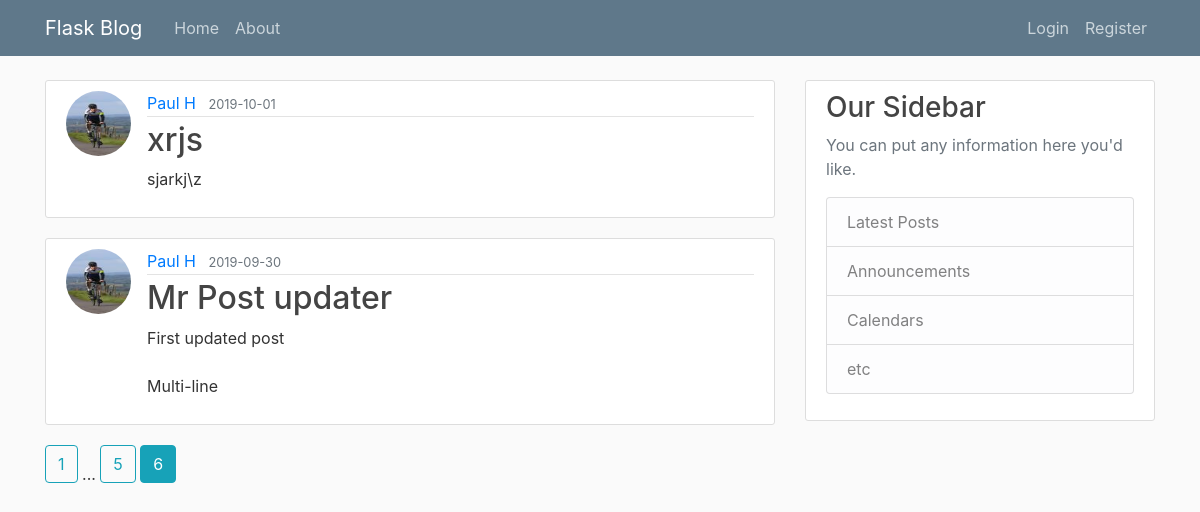
Screenshot of /home?page=6 with the database file from the repository.
### flaskblog/models.py (models this page shows, shortened)
class Post(db.Model):
    id = db.Column(db.Integer, primary_key=True)
    title = db.Column(db.String(100), nullable=False)
    date_posted = db.Column(db.DateTime, nullable=False, default=datetime.utcnow)
    content = db.Column(db.Text, nullable=False)
    user_id = db.Column(db.Integer, db.ForeignKey('user.id'), nullable=False)

class User(db.Model, UserMixin):
    id = db.Column(db.Integer, primary_key=True)
    username = db.Column(db.String(20), unique=True, nullable=False)
    email = db.Column(db.String(120), unique=True, nullable=False)
    image_file = db.Column(db.String(20), nullable=False, default='default.jpg')
    password = db.Column(db.String(60), nullable=False)
    posts = db.relationship('Post', backref='author', lazy=True)

### flaskblog/main/routes.py (the view)
@main.route('/')
@main.route('/home')
def home():
    page = request.args.get('page', 1, type=int)
    posts = Post.query.order_by(Post.date_posted.desc()).paginate(per_page=2, page=page)
    return render_template('home.html', posts=posts)

### flaskblog/templates/home.html
{% extends 'layout.html' %}
{% block content %}
    {% for post in posts.items %}
    <article class="media content-section">
        <img class="rounded-circle article-img" src="{{ url_for('static', filename='profile_pics/' + post.author.image_file) }}">
        <div class="media-body">
            <div class="article-metadata">
                <a class="mr-2" href="{{ url_for('users.user_posts', username=post.author.username) }}">{{ post.author.username }}</a>
                <small class="text-muted">{{ post.date_posted.strftime('%Y-%m-%d') }}</small>
            </div>
            <h2><a class="article-title" href="{{ url_for('posts.post', post_id=post.id) }}">{{ post.title }}</a></h2>
            <p class="article-content">{{ post.content }}</p>
        </div>
    </article>
    {% endfor %}
    {% for page_num in posts.iter_pages(left_edge=1, right_edge=1, left_current=1, right_current=2) %}
        {% if page_num %}
            {% if posts.page == page_num %}
                <a class="btn btn-info mb-4" href="{{ url_for('main.home', page=page_num) }}">{{ page_num }}</a>
            {% else %}
                <a class="btn btn-outline-info mb-4" href="{{ url_for('main.home', page=page_num) }}">{{ page_num }}</a>
            {% endif %}
        {% else %}
            ...
        {% endif %}
    {% endfor %}
{% endblock content %}

### flaskblog/static/main.css (style rules this page uses)
body { background: #fafafa; color: #333333; margin-top: 5rem; }
h1, h2, h3, h4, h5, h6 { color: #444444; }
.content-section { background: #ffffff; padding: 10px 20px; border: 1px solid #dddddd; border-radius: 3px; margin-bottom: 20px; }
.article-title { color: #444444; }
.article-content { white-space: pre-line; }
.article-img { height: 65px; width: 65px; margin-right: 16px; }
.article-metadata { padding-bottom: 1px; margin-bottom: 4px; border-bottom: 1px solid #e3e3e3 }

### rows the page displays
Post: image_file (picture), author.username "Paul H", date_posted "2019-10-01", title "xrjs", content "sjarkj\\z"
Post: image_file (picture), author.username "Paul H", date_posted "2019-09-30", title "Mr Post updater", content "First updated post Multi-line"

### other values shown
{{ page_num }} "1" "5"
{{ page_num }} "6"
